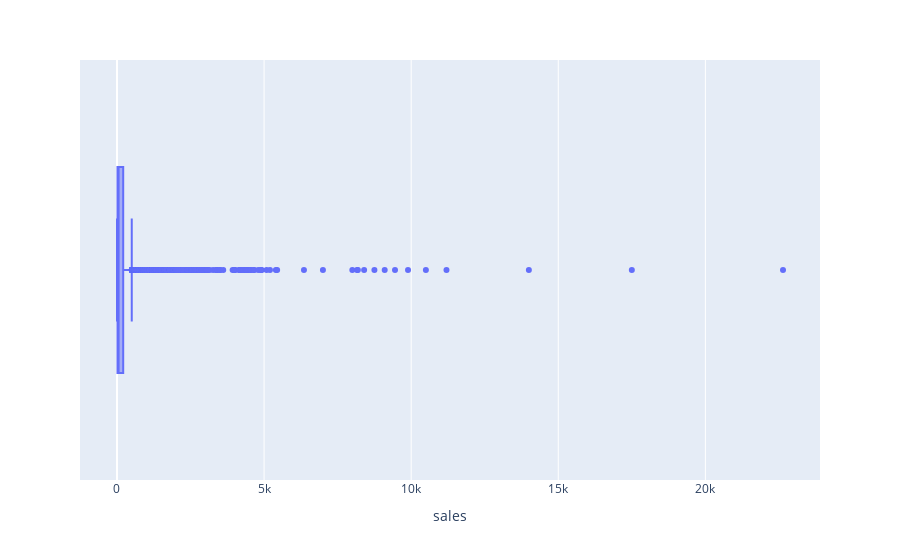

The notebook cell this image was saved under:
### Code cell
# visualize the distribution of the 'sales'. 
# identify the central tendency, spread, and potential outliers in the sales data.
px.box(data_frame=df, x="sales")

### Figure 1 — Plotly figure (JSON) as saved in the notebook; plotly's stock layout.template omitted (floating-point values rounded to 4 significant figures; data arrays with more than 128 entries replaced by an {"elided": "..."} marker saying what was removed)
{"data": [{"alignmentgroup": "True", "hovertemplate": "sales=%{x}<extra></extra>", "legendgroup": "", "marker": {"color": "#636efa"}, "name": "", "notched": false, "offsetgroup": "", "orientation": "h", "showlegend": false, "type": "box", "x": {"elided": "8115 float values"}, "x0": " ", "xaxis": "x", "y0": " ", "yaxis": "y"}], "layout": {"boxmode": "group", "legend": {"tracegroupgap": 0}, "margin": {"t": 60}, "xaxis": {"anchor": "y", "domain": [0, 1], "title": {"text": "sales"}}, "yaxis": {"anchor": "x", "domain": [0, 1]}}}
